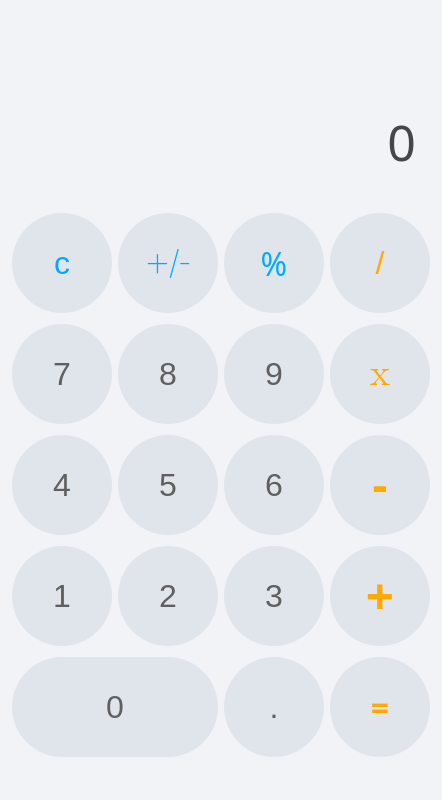
<?xml version="1.0" encoding="UTF-8"?>
<ui version="4.0">
 <class>Dialog</class>
 <widget class="QDialog" name="Dialog">
  <property name="geometry">
   <rect>
    <x>0</x>
    <y>0</y>
    <width>442</width>
    <height>800</height>
   </rect>
  </property>
  <property name="windowTitle">
   <string>Calculator</string>
  </property>
  <property name="windowIcon">
   <iconset>
    <normaloff>whale.ico</normaloff>whale.ico</iconset>
  </property>
  <property name="styleSheet">
   <string notr="true">background: #f2f3f7;</string>
  </property>
  <widget class="QWidget" name="gridLayoutWidget">
   <property name="geometry">
    <rect>
     <x>10</x>
     <y>200</y>
     <width>422</width>
     <height>571</height>
    </rect>
   </property>
   <layout class="QGridLayout" name="gridLayout">
    <property name="leftMargin">
     <number>2</number>
    </property>
    <property name="topMargin">
     <number>2</number>
    </property>
    <property name="rightMargin">
     <number>2</number>
    </property>
    <property name="bottomMargin">
     <number>2</number>
    </property>
    <property name="horizontalSpacing">
     <number>6</number>
    </property>
    <property name="verticalSpacing">
     <number>0</number>
    </property>
    <item row="3" column="1">
     <widget class="QPushButton" name="Button_2">
      <property name="sizePolicy">
       <sizepolicy hsizetype="Minimum" vsizetype="Fixed">
        <horstretch>100</horstretch>
        <verstretch>100</verstretch>
       </sizepolicy>
      </property>
      <property name="minimumSize">
       <size>
        <width>100</width>
        <height>100</height>
       </size>
      </property>
      <property name="font">
       <font>
        <pointsize>24</pointsize>
       </font>
      </property>
      <property name="styleSheet">
       <string notr="true">QPushButton {
                background-color: #e0e5ec;
                border: none;
                color: #5f5f5f;
                padding: 5px 15px;
                border-radius: 50px;
            }
            QPushButton:hover {
                background-color: #d1d6dd;
            }
            QPushButton:pressed {
                background-color: #b8c1d1;
                padding-left: 20px;
                padding-top: 20px;
            }</string>
      </property>
      <property name="text">
       <string>2</string>
      </property>
     </widget>
    </item>
    <item row="3" column="0">
     <widget class="QPushButton" name="Button_1">
      <property name="sizePolicy">
       <sizepolicy hsizetype="Minimum" vsizetype="Fixed">
        <horstretch>100</horstretch>
        <verstretch>100</verstretch>
       </sizepolicy>
      </property>
      <property name="minimumSize">
       <size>
        <width>100</width>
        <height>100</height>
       </size>
      </property>
      <property name="font">
       <font>
        <pointsize>24</pointsize>
       </font>
      </property>
      <property name="styleSheet">
       <string notr="true">QPushButton {
                background-color: #e0e5ec;
                border: none;
                color: #5f5f5f;
                padding: 5px 15px;
                border-radius: 50px;
            }
            QPushButton:hover {
                background-color: #d1d6dd;
            }
            QPushButton:pressed {
                background-color: #b8c1d1;
                padding-left: 20px;
                padding-top: 20px;
            }</string>
      </property>
      <property name="text">
       <string>1</string>
      </property>
     </widget>
    </item>
    <item row="2" column="2">
     <widget class="QPushButton" name="Button_6">
      <property name="sizePolicy">
       <sizepolicy hsizetype="Minimum" vsizetype="Fixed">
        <horstretch>100</horstretch>
        <verstretch>100</verstretch>
       </sizepolicy>
      </property>
      <property name="minimumSize">
       <size>
        <width>100</width>
        <height>100</height>
       </size>
      </property>
      <property name="font">
       <font>
        <pointsize>24</pointsize>
       </font>
      </property>
      <property name="styleSheet">
       <string notr="true">QPushButton {
                background-color: #e0e5ec;
                border: none;
                color: #5f5f5f;
                padding: 5px 15px;
                border-radius: 50px;
            }
            QPushButton:hover {
                background-color: #d1d6dd;
            }
            QPushButton:pressed {
                background-color: #b8c1d1;
                padding-left: 20px;
                padding-top: 20px;
            }</string>
      </property>
      <property name="text">
       <string>6</string>
      </property>
     </widget>
    </item>
    <item row="1" column="3">
     <widget class="QPushButton" name="Button_multi">
      <property name="sizePolicy">
       <sizepolicy hsizetype="Minimum" vsizetype="Fixed">
        <horstretch>100</horstretch>
        <verstretch>100</verstretch>
       </sizepolicy>
      </property>
      <property name="minimumSize">
       <size>
        <width>100</width>
        <height>100</height>
       </size>
      </property>
      <property name="font">
       <font>
        <family>Segoe UI Emoji</family>
        <pointsize>28</pointsize>
        <bold>false</bold>
       </font>
      </property>
      <property name="styleSheet">
       <string notr="true">QPushButton {
                background-color: #e0e5ec;
                border: none;
                
	color: rgb(255, 170, 0);
                padding: 5px 15px;
                border-radius: 50px;
            }
            QPushButton:hover {
                background-color: #d1d6dd;
            }
            QPushButton:pressed {
                background-color: #b8c1d1;
                padding-left: 20px;
                padding-top: 20px;
            }</string>
      </property>
      <property name="text">
       <string>x</string>
      </property>
     </widget>
    </item>
    <item row="0" column="3">
     <widget class="QPushButton" name="Button_divide">
      <property name="sizePolicy">
       <sizepolicy hsizetype="Fixed" vsizetype="Fixed">
        <horstretch>100</horstretch>
        <verstretch>100</verstretch>
       </sizepolicy>
      </property>
      <property name="minimumSize">
       <size>
        <width>100</width>
        <height>100</height>
       </size>
      </property>
      <property name="font">
       <font>
        <pointsize>24</pointsize>
       </font>
      </property>
      <property name="styleSheet">
       <string notr="true">QPushButton {
                background-color: #e0e5ec;
                border: none;
                
	color: rgb(255, 170, 0);
                padding: 5px 15px;
                border-radius: 50px;
            }
            QPushButton:hover {
                background-color: #d1d6dd;
            }
            QPushButton:pressed {
                background-color: #b8c1d1;
                padding-left: 20px;
                padding-top: 20px;
            }</string>
      </property>
      <property name="text">
       <string>/</string>
      </property>
     </widget>
    </item>
    <item row="0" column="2">
     <widget class="QPushButton" name="Button_person">
      <property name="sizePolicy">
       <sizepolicy hsizetype="Minimum" vsizetype="Fixed">
        <horstretch>100</horstretch>
        <verstretch>100</verstretch>
       </sizepolicy>
      </property>
      <property name="minimumSize">
       <size>
        <width>100</width>
        <height>100</height>
       </size>
      </property>
      <property name="font">
       <font>
        <family>Segoe UI Light</family>
        <pointsize>24</pointsize>
        <bold>false</bold>
       </font>
      </property>
      <property name="styleSheet">
       <string notr="true">QPushButton {
                background-color: #e0e5ec;
                border: none;
                color: rgb(0, 170, 255);
                padding: 5px 15px;
                border-radius: 50px;
            }
            QPushButton:hover {
                background-color: #d1d6dd;
            }
            QPushButton:pressed {
                background-color: #b8c1d1;
                padding-left: 20px;
                padding-top: 20px;
            }</string>
      </property>
      <property name="text">
       <string>%</string>
      </property>
     </widget>
    </item>
    <item row="1" column="2">
     <widget class="QPushButton" name="Button_9">
      <property name="sizePolicy">
       <sizepolicy hsizetype="Minimum" vsizetype="Fixed">
        <horstretch>100</horstretch>
        <verstretch>100</verstretch>
       </sizepolicy>
      </property>
      <property name="minimumSize">
       <size>
        <width>100</width>
        <height>100</height>
       </size>
      </property>
      <property name="font">
       <font>
        <pointsize>24</pointsize>
       </font>
      </property>
      <property name="styleSheet">
       <string notr="true">QPushButton {
                background-color: #e0e5ec;
                border: none;
                color: #5f5f5f;
                padding: 5px 15px;
                border-radius: 50px;
            }
            QPushButton:hover {
                background-color: #d1d6dd;
            }
            QPushButton:pressed {
                background-color: #b8c1d1;
                padding-left: 20px;
                padding-top: 20px;
            }</string>
      </property>
      <property name="text">
       <string>9</string>
      </property>
     </widget>
    </item>
    <item row="4" column="0" colspan="2">
     <widget class="QPushButton" name="Button_0">
      <property name="sizePolicy">
       <sizepolicy hsizetype="Minimum" vsizetype="Fixed">
        <horstretch>100</horstretch>
        <verstretch>100</verstretch>
       </sizepolicy>
      </property>
      <property name="minimumSize">
       <size>
        <width>100</width>
        <height>100</height>
       </size>
      </property>
      <property name="font">
       <font>
        <pointsize>24</pointsize>
       </font>
      </property>
      <property name="layoutDirection">
       <enum>Qt::LeftToRight</enum>
      </property>
      <property name="styleSheet">
       <string notr="true">QPushButton {
                background-color: #e0e5ec;
                border: none;
                color: #5f5f5f;
                padding: 5px 15px;
                border-radius: 50px;
            }
            QPushButton:hover {
                background-color: #d1d6dd;
            }
            QPushButton:pressed {
                background-color: #b8c1d1;
                padding-left: 20px;
                padding-top: 20px;
            }</string>
      </property>
      <property name="text">
       <string>0</string>
      </property>
      <property name="default">
       <bool>true</bool>
      </property>
      <property name="flat">
       <bool>false</bool>
      </property>
     </widget>
    </item>
    <item row="3" column="3">
     <widget class="QPushButton" name="Button_sum">
      <property name="sizePolicy">
       <sizepolicy hsizetype="Minimum" vsizetype="Fixed">
        <horstretch>100</horstretch>
        <verstretch>100</verstretch>
       </sizepolicy>
      </property>
      <property name="minimumSize">
       <size>
        <width>100</width>
        <height>100</height>
       </size>
      </property>
      <property name="font">
       <font>
        <family>Segoe UI</family>
        <pointsize>36</pointsize>
        <bold>true</bold>
       </font>
      </property>
      <property name="styleSheet">
       <string notr="true">QPushButton {
                background-color: #e0e5ec;
                border: none;
                
	color: rgb(255, 170, 0);
                padding: 5px 15px;
                border-radius: 50px;
            }
            QPushButton:hover {
                background-color: #d1d6dd;
            }
            QPushButton:pressed {
                background-color: #b8c1d1;
                padding-left: 20px;
                padding-top: 20px;
            }</string>
      </property>
      <property name="text">
       <string>+</string>
      </property>
     </widget>
    </item>
    <item row="1" column="1">
     <widget class="QPushButton" name="Button_8">
      <property name="sizePolicy">
       <sizepolicy hsizetype="Minimum" vsizetype="Fixed">
        <horstretch>100</horstretch>
        <verstretch>100</verstretch>
       </sizepolicy>
      </property>
      <property name="minimumSize">
       <size>
        <width>100</width>
        <height>100</height>
       </size>
      </property>
      <property name="font">
       <font>
        <pointsize>24</pointsize>
       </font>
      </property>
      <property name="styleSheet">
       <string notr="true">QPushButton {
                background-color: #e0e5ec;
                border: none;
                color: #5f5f5f;
                padding: 5px 15px;
                border-radius: 50px;
            }
            QPushButton:hover {
                background-color: #d1d6dd;
            }
            QPushButton:pressed {
                background-color: #b8c1d1;
                padding-left: 20px;
                padding-top: 20px;
            }</string>
      </property>
      <property name="text">
       <string>8</string>
      </property>
     </widget>
    </item>
    <item row="2" column="0">
     <widget class="QPushButton" name="Button_4">
      <property name="sizePolicy">
       <sizepolicy hsizetype="Minimum" vsizetype="Fixed">
        <horstretch>100</horstretch>
        <verstretch>100</verstretch>
       </sizepolicy>
      </property>
      <property name="minimumSize">
       <size>
        <width>100</width>
        <height>100</height>
       </size>
      </property>
      <property name="font">
       <font>
        <pointsize>24</pointsize>
       </font>
      </property>
      <property name="styleSheet">
       <string notr="true">QPushButton {
                background-color: #e0e5ec;
                border: none;
                color: #5f5f5f;
                padding: 5px 15px;
                border-radius: 50px;
            }
            QPushButton:hover {
                background-color: #d1d6dd;
            }
            QPushButton:pressed {
                background-color: #b8c1d1;
                padding-left: 20px;
                padding-top: 20px;
            }</string>
      </property>
      <property name="text">
       <string>4</string>
      </property>
     </widget>
    </item>
    <item row="4" column="2">
     <widget class="QPushButton" name="Button_dot">
      <property name="sizePolicy">
       <sizepolicy hsizetype="Minimum" vsizetype="Fixed">
        <horstretch>100</horstretch>
        <verstretch>100</verstretch>
       </sizepolicy>
      </property>
      <property name="minimumSize">
       <size>
        <width>100</width>
        <height>100</height>
       </size>
      </property>
      <property name="font">
       <font>
        <pointsize>24</pointsize>
       </font>
      </property>
      <property name="styleSheet">
       <string notr="true">QPushButton {
                background-color: #e0e5ec;
                border: none;
                color: #5f5f5f;
                padding: 5px 15px;
                border-radius: 50px;
            }
            QPushButton:hover {
                background-color: #d1d6dd;
            }
            QPushButton:pressed {
                background-color: #b8c1d1;
                padding-left: 20px;
                padding-top: 20px;
            }</string>
      </property>
      <property name="text">
       <string>.</string>
      </property>
     </widget>
    </item>
    <item row="2" column="1">
     <widget class="QPushButton" name="Button_5">
      <property name="sizePolicy">
       <sizepolicy hsizetype="Minimum" vsizetype="Fixed">
        <horstretch>100</horstretch>
        <verstretch>100</verstretch>
       </sizepolicy>
      </property>
      <property name="minimumSize">
       <size>
        <width>100</width>
        <height>100</height>
       </size>
      </property>
      <property name="font">
       <font>
        <pointsize>24</pointsize>
       </font>
      </property>
      <property name="styleSheet">
       <string notr="true">QPushButton {
                background-color: #e0e5ec;
                border: none;
                color: #5f5f5f;
                padding: 5px 15px;
                border-radius: 50px;
            }
            QPushButton:hover {
                background-color: #d1d6dd;
            }
            QPushButton:pressed {
                background-color: #b8c1d1;
                padding-left: 20px;
                padding-top: 20px;
            }</string>
      </property>
      <property name="text">
       <string>5</string>
      </property>
     </widget>
    </item>
    <item row="4" column="3">
     <widget class="QPushButton" name="Button_equal">
      <property name="sizePolicy">
       <sizepolicy hsizetype="Minimum" vsizetype="Fixed">
        <horstretch>100</horstretch>
        <verstretch>100</verstretch>
       </sizepolicy>
      </property>
      <property name="minimumSize">
       <size>
        <width>100</width>
        <height>100</height>
       </size>
      </property>
      <property name="font">
       <font>
        <family>Segoe UI Black</family>
        <pointsize>24</pointsize>
        <bold>true</bold>
       </font>
      </property>
      <property name="styleSheet">
       <string notr="true">QPushButton {
                background-color: #e0e5ec;
                border: none;
                
	color: rgb(255, 170, 0);
                padding: 5px 15px;
                border-radius: 50px;
            }
            QPushButton:hover {
                background-color: #d1d6dd;
            }
            QPushButton:pressed {
                background-color: #b8c1d1;
                padding-left: 20px;
                padding-top: 20px;
            }</string>
      </property>
      <property name="text">
       <string>=</string>
      </property>
     </widget>
    </item>
    <item row="2" column="3">
     <widget class="QPushButton" name="Button_minus">
      <property name="sizePolicy">
       <sizepolicy hsizetype="Minimum" vsizetype="Fixed">
        <horstretch>100</horstretch>
        <verstretch>100</verstretch>
       </sizepolicy>
      </property>
      <property name="minimumSize">
       <size>
        <width>100</width>
        <height>100</height>
       </size>
      </property>
      <property name="font">
       <font>
        <family>Segoe UI</family>
        <pointsize>36</pointsize>
        <bold>true</bold>
       </font>
      </property>
      <property name="styleSheet">
       <string notr="true">QPushButton {
                background-color: #e0e5ec;
                border: none;
                
	color: rgb(255, 170, 0);
                padding: 5px 15px;
                border-radius: 50px;
            }
            QPushButton:hover {
                background-color: #d1d6dd;
            }
            QPushButton:pressed {
                background-color: #b8c1d1;
                padding-left: 20px;
                padding-top: 20px;
            }</string>
      </property>
      <property name="text">
       <string>-</string>
      </property>
     </widget>
    </item>
    <item row="1" column="0">
     <widget class="QPushButton" name="Button_7">
      <property name="sizePolicy">
       <sizepolicy hsizetype="Minimum" vsizetype="Fixed">
        <horstretch>100</horstretch>
        <verstretch>100</verstretch>
       </sizepolicy>
      </property>
      <property name="minimumSize">
       <size>
        <width>100</width>
        <height>100</height>
       </size>
      </property>
      <property name="font">
       <font>
        <pointsize>24</pointsize>
       </font>
      </property>
      <property name="styleSheet">
       <string notr="true">QPushButton {
                background-color: #e0e5ec;
                border: none;
                color: #5f5f5f;
                padding: 5px 15px;
                border-radius: 50px;
            }
            QPushButton:hover {
                background-color: #d1d6dd;
            }
            QPushButton:pressed {
                background-color: #b8c1d1;
                padding-left: 20px;
                padding-top: 20px;
            }</string>
      </property>
      <property name="text">
       <string>7</string>
      </property>
     </widget>
    </item>
    <item row="0" column="1">
     <widget class="QPushButton" name="Button_plusminus">
      <property name="sizePolicy">
       <sizepolicy hsizetype="Minimum" vsizetype="Fixed">
        <horstretch>100</horstretch>
        <verstretch>100</verstretch>
       </sizepolicy>
      </property>
      <property name="minimumSize">
       <size>
        <width>100</width>
        <height>100</height>
       </size>
      </property>
      <property name="font">
       <font>
        <family>Segoe UI Emoji</family>
        <pointsize>24</pointsize>
        <bold>false</bold>
       </font>
      </property>
      <property name="styleSheet">
       <string notr="true">QPushButton {
                background-color: #e0e5ec;
                border: none;
                color: rgb(0, 170, 255);
                padding: 5px 15px;
                border-radius: 50px;
            }
            QPushButton:hover {
                background-color: #d1d6dd;
            }
            QPushButton:pressed {
                background-color: #b8c1d1;
                padding-left: 20px;
                padding-top: 20px;
            }</string>
      </property>
      <property name="text">
       <string>+/-</string>
      </property>
     </widget>
    </item>
    <item row="3" column="2">
     <widget class="QPushButton" name="Button_3">
      <property name="sizePolicy">
       <sizepolicy hsizetype="Minimum" vsizetype="Fixed">
        <horstretch>100</horstretch>
        <verstretch>100</verstretch>
       </sizepolicy>
      </property>
      <property name="minimumSize">
       <size>
        <width>100</width>
        <height>100</height>
       </size>
      </property>
      <property name="font">
       <font>
        <pointsize>24</pointsize>
       </font>
      </property>
      <property name="styleSheet">
       <string notr="true">QPushButton {
                background-color: #e0e5ec;
                border: none;
                color: #5f5f5f;
                padding: 5px 15px;
                border-radius: 50px;
            }
            QPushButton:hover {
                background-color: #d1d6dd;
            }
            QPushButton:pressed {
                background-color: #b8c1d1;
                padding-left: 20px;
                padding-top: 20px;
            }</string>
      </property>
      <property name="text">
       <string>3</string>
      </property>
     </widget>
    </item>
    <item row="0" column="0">
     <widget class="QPushButton" name="button_clear">
      <property name="sizePolicy">
       <sizepolicy hsizetype="Minimum" vsizetype="Preferred">
        <horstretch>100</horstretch>
        <verstretch>100</verstretch>
       </sizepolicy>
      </property>
      <property name="minimumSize">
       <size>
        <width>100</width>
        <height>100</height>
       </size>
      </property>
      <property name="font">
       <font>
        <pointsize>24</pointsize>
       </font>
      </property>
      <property name="styleSheet">
       <string notr="true">QPushButton {
                background-color: #e0e5ec;
                border: none;
	            color: rgb(0, 170, 255);
                padding: 5px 15px;
                border-radius: 50px;
            }
            QPushButton:hover {
                background-color: #d1d6dd;
            }
            QPushButton:pressed {
                background-color: #b8c1d1;
                padding-left: 20px;
                padding-top: 20px;
            }</string>
      </property>
      <property name="text">
       <string>c</string>
      </property>
     </widget>
    </item>
   </layout>
  </widget>
  <widget class="QLabel" name="output_label">
   <property name="geometry">
    <rect>
     <x>10</x>
     <y>0</y>
     <width>421</width>
     <height>191</height>
    </rect>
   </property>
   <property name="font">
    <font>
     <family>MS PGothic</family>
     <pointsize>-1</pointsize>
    </font>
   </property>
   <property name="styleSheet">
    <string notr="true">padding:2px;
color: rgb(70, 70, 70);
font-size: 50px;
border-radius: 20px;</string>
   </property>
   <property name="frameShape">
    <enum>QFrame::NoFrame</enum>
   </property>
   <property name="frameShadow">
    <enum>QFrame::Sunken</enum>
   </property>
   <property name="text">
    <string>0</string>
   </property>
   <property name="alignment">
    <set>Qt::AlignBottom|Qt::AlignRight|Qt::AlignTrailing</set>
   </property>
  </widget>
  <widget class="QLabel" name="label_2">
   <property name="geometry">
    <rect>
     <x>40</x>
     <y>30</y>
     <width>381</width>
     <height>51</height>
    </rect>
   </property>
   <property name="font">
    <font>
     <pointsize>12</pointsize>
    </font>
   </property>
   <property name="styleSheet">
    <string notr="true">color: rgb(163, 163, 163);</string>
   </property>
   <property name="text">
    <string/>
   </property>
   <property name="alignment">
    <set>Qt::AlignBottom|Qt::AlignRight|Qt::AlignTrailing</set>
   </property>
  </widget>
 </widget>
 <resources/>
 <connections/>
</ui>
